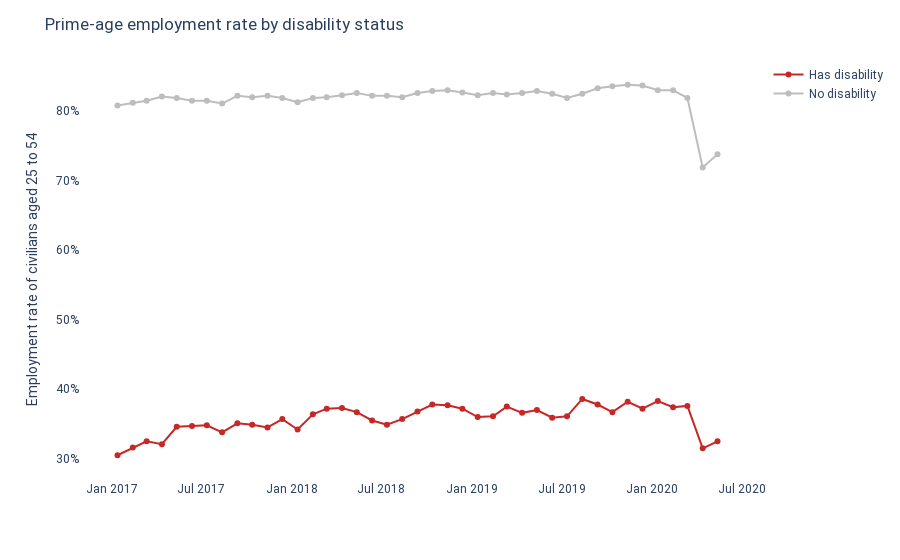

The code cell stored with this chart in its notebook:
### Markdown cell above
The disability employment gap is very large, but it has shrunk over time.
From January 2017 to January 2020, it fell from 50 percentage points
(30 percent among people with disabilities and 80 percent among people without disabilities)
to 46 points (37 percent and 83 percent).
Coronavirus has actually shrunk the gap further: since January, employment of people with disabilities
has fallen 5 points, compared to 9 points among people without disabilities.

### Code cell
line_graph(disability_emp, x='date', y='emp_rate_round', color='disability',
           title='Prime-age employment rate by disability status',
           yaxis_title='Employment rate of civilians aged 25 to 54')

### Figure 1 — Plotly figure (JSON) as saved in the notebook; plotly's stock layout.template omitted (floating-point values rounded to 4 significant figures)
{"data": [{"legendgroup": "Has disability", "line": {"color": "#C62828", "dash": "solid"}, "mode": "markers+lines", "name": "Has disability", "orientation": "v", "showlegend": true, "type": "scatter", "x": ["2017-01-12T00:00:00", "2017-02-12T00:00:00", "2017-03-12T00:00:00", "2017-04-12T00:00:00", "2017-05-12T00:00:00", "2017-06-12T00:00:00", "2017-07-12T00:00:00", "2017-08-12T00:00:00", "2017-09-12T00:00:00", "2017-10-12T00:00:00", "2017-11-12T00:00:00", "2017-12-12T00:00:00", "2018-01-12T00:00:00", "2018-02-12T00:00:00", "2018-03-12T00:00:00", "2018-04-12T00:00:00", "2018-05-12T00:00:00", "2018-06-12T00:00:00", "2018-07-12T00:00:00", "2018-08-12T00:00:00", "2018-09-12T00:00:00", "2018-10-12T00:00:00", "2018-11-12T00:00:00", "2018-12-12T00:00:00", "2019-01-12T00:00:00", "2019-02-12T00:00:00", "2019-03-12T00:00:00", "2019-04-12T00:00:00", "2019-05-12T00:00:00", "2019-06-12T00:00:00", "2019-07-12T00:00:00", "2019-08-12T00:00:00", "2019-09-12T00:00:00", "2019-10-12T00:00:00", "2019-11-12T00:00:00", "2019-12-12T00:00:00", "2020-01-12T00:00:00", "2020-02-12T00:00:00", "2020-03-12T00:00:00", "2020-04-12T00:00:00", "2020-05-12T00:00:00"], "xaxis": "x", "y": [30.5, 31.6, 32.5, 32.1, 34.6, 34.7, 34.8, 33.8, 35.1, 34.9, 34.5, 35.7, 34.2, 36.4, 37.2, 37.3, 36.7, 35.5, 34.9, 35.7, 36.8, 37.8, 37.7, 37.2, 36, 36.1, 37.5, 36.6, 37, 35.9, 36.1, 38.6, 37.8, 36.7, 38.2, 37.2, 38.3, 37.4, 37.6, 31.5, 32.5], "yaxis": "y"}, {"legendgroup": "No disability", "line": {"color": "#BDBDBD", "dash": "solid"}, "mode": "markers+lines", "name": "No disability", "orientation": "v", "showlegend": true, "type": "scatter", "x": ["2017-01-12T00:00:00", "2017-02-12T00:00:00", "2017-03-12T00:00:00", "2017-04-12T00:00:00", "2017-05-12T00:00:00", "2017-06-12T00:00:00", "2017-07-12T00:00:00", "2017-08-12T00:00:00", "2017-09-12T00:00:00", "2017-10-12T00:00:00", "2017-11-12T00:00:00", "2017-12-12T00:00:00", "2018-01-12T00:00:00", "2018-02-12T00:00:00", "2018-03-12T00:00:00", "2018-04-12T00:00:00", "2018-05-12T00:00:00", "2018-06-12T00:00:00", "2018-07-12T00:00:00", "2018-08-12T00:00:00", "2018-09-12T00:00:00", "2018-10-12T00:00:00", "2018-11-12T00:00:00", "2018-12-12T00:00:00", "2019-01-12T00:00:00", "2019-02-12T00:00:00", "2019-03-12T00:00:00", "2019-04-12T00:00:00", "2019-05-12T00:00:00", "2019-06-12T00:00:00", "2019-07-12T00:00:00", "2019-08-12T00:00:00", "2019-09-12T00:00:00", "2019-10-12T00:00:00", "2019-11-12T00:00:00", "2019-12-12T00:00:00", "2020-01-12T00:00:00", "2020-02-12T00:00:00", "2020-03-12T00:00:00", "2020-04-12T00:00:00", "2020-05-12T00:00:00"], "xaxis": "x", "y": [80.8, 81.2, 81.5, 82.1, 81.9, 81.5, 81.5, 81.1, 82.2, 82, 82.2, 81.9, 81.3, 81.9, 82, 82.3, 82.6, 82.2, 82.2, 82, 82.6, 82.9, 83, 82.7, 82.3, 82.6, 82.4, 82.6, 82.9, 82.5, 81.9, 82.5, 83.3, 83.6, 83.8, 83.7, 83, 83, 81.9, 71.9, 73.8], "yaxis": "y"}], "layout": {"font": {"family": "Roboto"}, "hovermode": "x", "legend": {"title": {"text": ""}, "tracegroupgap": 0}, "margin": {"t": 60}, "plot_bgcolor": "white", "title": {"text": "Prime-age employment rate by disability status"}, "xaxis": {"anchor": "y", "domain": [0, 1], "title": {"text": ""}}, "yaxis": {"anchor": "x", "domain": [0, 1], "ticksuffix": "%", "title": {"text": "Employment rate of civilians aged 25 to 54"}}}}
